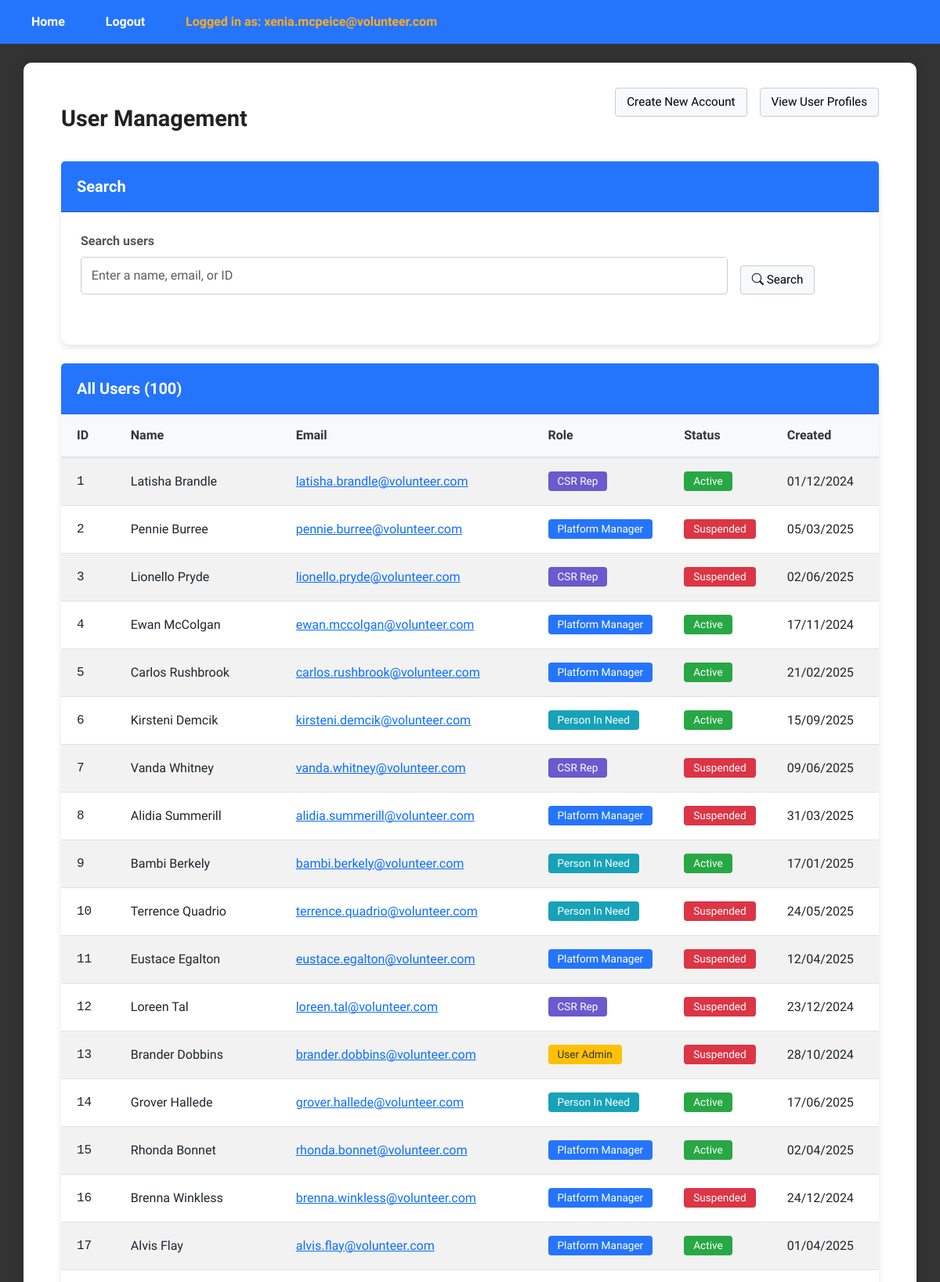
Page /ViewUserAccountPage (signed in, upper part) on the committed database.
### tables this page shows
CREATE TABLE user (
	user_id INTEGER PRIMARY KEY AUTOINCREMENT,
	role_id INT,
	first_name VARCHAR(50),
	last_name VARCHAR(50),
	email VARCHAR(50) UNIQUE,
	password TEXT,
	address VARCHAR(50),
	phone INT,
	is_active boolean,
	created_at DATE,
	FOREIGN KEY (role_id) REFERENCES userprofile(role_id)
);

### app.py (the view)
@app.route("/ViewUserAccountPage", methods=["GET"])
def viewUserAccountPage():
    if 'email' not in session:
        return redirect(url_for('login'))
    if session['role_id'] != 1 and 'email' in session:
        return redirect(url_for('login'))
    user_keyword = (request.args.get('user_keyword') or "").strip()   # ← read the search text
    view_controller = ViewUserAccController()
    search_controller = SearchUserAccController()
    if not user_keyword:
        all_users = view_controller.viewUser()
    else:
        all_users = search_controller.searchUser(user_keyword)
    return render_template("useradmin/ViewUserAccountPage.html", users=all_users, user_keyword=user_keyword)

### controllers/useradmin/ViewUserAccController.py (called while the page is built)
    def viewUser(self):
        return self.user_account.viewUser()

### database/database_management.py (called while the page is built)
def dbConnection():
    return sqlite3.connect("database/volunteer_system.db")

### entities/UserAccount.py (called while the page is built)
    def viewUser(self):
        conn = database_management.dbConnection()
        conn.row_factory = sqlite3.Row
        cursor = conn.cursor()
        cursor.execute("SELECT * FROM user")
        rows = cursor.fetchall()
        conn.close()
        return [UserAccount(**dict(row)) for row in rows] if rows else []

### templates/useradmin/ViewUserAccountPage.html (shortened to what this page needs)
{% extends "layout.html" %}
{% block content %}
<div class="dashboard-wrapper">
  <div class="dashboard-container">
    <div class="d-flex justify-content-between align-items-center mb-3">
      <h1 class="m-0">User Management</h1>
      <div class="d-flex gap-2 align-items-center mb-3">
        <div class="d-flex align-items-center gap-3" style="margin-bottom: 25px;">
          <a href="{{ url_for('createUserAccountPage') }}" class="plain-btn">Create New Account</a>
          <a href="{{ url_for('viewProfilePage', user_id=session.get('user_id')) }}" class="plain-btn">
            View User Profiles
          </a>
        </div>
      </div>
    </div>
    </div>
  <form class="card mb-4" method="get" action="{{ url_for('viewUserAccountPage') }}">
  <div class="card-header">
    <h5 class="m-0">Search</h5>
  </div>
  <div class="card-body row g-3">
    <div class="col-md-10">
      <label class="form-label">Search users</label>
      <input id="userKeywordInput" name="user_keyword" value="{{ request.args.get('user_keyword','') }}" type="text" class="form-control" placeholder="Enter a name, email, or ID">
    </div>
    <div class="col-md-2 d-flex align-items-end">
      <button class="plain-btn" type="submit"><i class="bi bi-search"></i> Search</button>
    </div>
  </div>
</form>
    {% if not users %}
      <div class="alert alert-warning text-center mt-5" role="alert">
        No users found matching your search.
      </div>
    {% else %}
    <div class="card">
      <div class="card-header d-flex justify-content-between align-items-center">
        <h5 class="m-0">All Users ({{ users|length }})</h5>
      </div>
      <div class="card-body p-0">
        <div class="table-responsive">
          <table class="table table-striped table-hover m-0 align-middle">
            <thead class="table-light">
              <tr>
                <th style="width: 80px;">ID</th>
                <th>Name</th>
                <th>Email</th>
                <th style="width: 160px;">Role</th>
                <th style="width: 120px;">Status</th>
                <th style="width: 160px;">Created</th>
                <th style="width: 100px;">Actions</th>
              </tr>
            </thead>
            <tbody>
              {% for user in users %}
              <tr>
                <td class="text-monospace">{{ user.user_id }}</td>
                <td>{{ user.first_name }} {{ user.last_name }}</td>
                <td><a href="mailto:{{ user.email }}">{{ user.email }}</a></td>
                <td>
                  {% if user.role_id == 1 %}
                    <span class="badge bg-user-admin">User Admin</span>
                  {% elif user.role_id == 2 %}
                    <span class="badge bg-platform-manager">Platform Manager</span>
                  {% elif user.role_id == 3 %}
                    <span class="badge bg-pin">Person In Need</span>
                  {% elif user.role_id == 4 %}
                    <span class="badge bg-csr-rep">CSR Rep</span>
                  {% endif %}
                </td>
                <td>
                  {% if user.is_active == 1 %}
                    <span class="badge bg-active">Active</span>
                  {% else %}
                    <span class="badge bg-suspended">Suspended</span>
                  {% endif %}
                </td>
                <td>{{ user.created_at }}</td>
                <td>
                </td>
              </tr>
              {% endfor %}
            </tbody>
          </table>
        </div>
      </div>
    </div>
    {% endif %}
  </div>
{% endblock %}

### templates/layout.html (shortened to what this page needs)
<!DOCTYPE html>
<html lang="en">
  <head>
    <link href="https://cdn.jsdelivr.net/npm/bootstrap@5.3.0/dist/css/bootstrap.min.css" rel="stylesheet">
    <link rel="stylesheet" href="{{ url_for('static', filename='css/styles.css') }}">
    <link rel="stylesheet" href="https://cdn.jsdelivr.net/npm/bootstrap-icons@1.11.3/font/bootstrap-icons.min.css">
  </head>
  <body {% if request.endpoint == 'login' %}class="login-page"{% endif %}>
    {% if session.email %}
    <header>
      <nav>
        <ul>
          <li>
            {% if session.role_id == 1 %}
            <a href="{{url_for('viewUserAccountPage')}}">Home</a>
            {% elif session.role_id == 2 %}
            <a href="{{url_for('viewVolunteerCategoryPage')}}">Home</a>
            {% elif session.role_id == 3 %}
            <a href="{{url_for('viewRequestPage')}}">Home</a>
            {% elif session.role_id == 4 %}
            <a href="{{url_for('viewOpportunitiesPage')}}">Home</a>
            {% else %}
            <a href="{{url_for('login')}}">Home</a>
            {% endif %}
          </li>
        </ul>
      </nav>
      <nav>
        <ul>
          <li><a href="{{url_for('logout')}}">Logout</a></li>
        </ul>
      </nav>
      <nav>
        <ul>
          <li><a href="#" style="pointer-events: none; color: #fcac25;">Logged in as: {{ session.email }}</a></li>
        </ul>
      </nav>
    </header>
    {% endif %}
    <main class="container">
      {% block content %}
      {% endblock %}
    </main>
  </body>
</html>

### static/css/styles.css (style rules this page uses)
body { font-family: "Stack Sans Headline", system-ui, 'Trebuchet MS', "Segoe UI", Geneva, Verdana, sans-serif; background: #333; color: #333; margin: 0; padding: 0; min-height: 100vh; }
header { width: 100%; background-color: #2575fc; padding: 1rem 2rem; box-sizing: border-box; display: block; overflow: hidden; position: fixed; top: 0; left: 0; z-index: 1000; }
header nav { display: inline-block; margin-right: 2rem; }
header nav ul { list-style: none; padding: 0; margin: 0; display: flex; gap: 1.5rem; align-items: center; }
header nav ul li { margin: 0; padding: 0; }
header nav ul li a { color: white; text-decoration: none; font-weight: 600; padding: 0.25rem 0.5rem; }
.container:not(.dashboard):not(.flash-container) { background: #fff; padding: 2rem 3rem; border-radius: 10px; box-shadow: 0 0 15px rgba(0,0,0,0.2); max-width: 1400px; width: 95%; margin: 0 auto; }
main.container:not(.dashboard):not(.flash-container) { margin-top: 80px; display: block; }
h1 { text-align: center; margin-bottom: 1.5rem; color: #222; font-weight: 700; font-size: 1.8rem; }
form div { margin-bottom: 1.2rem; }
label { display: block; margin-bottom: 0.4rem; font-weight: 600; color: #555; }
input[type="email"], input[type="password"], input[type="text"] { width: 100%; padding: 0.7rem 0.8rem; border-radius: 5px; border: 1.5px solid #ccc; font-size: 1rem; transition: border-color 0.3s ease; box-sizing: border-box; }
.card { box-shadow: 0 4px 8px rgba(0,0,0,0.1); border-radius: 10px; border: none; margin-bottom: 30px; background: #fff; }
.card-header { background-color: #2575fc; color: white; padding: 20px; border-radius: 10px 10px 0 0; font-size: 1.2rem; }
.card-header h5 { margin: 0; font-weight: 600; }
.card-body { padding: 25px; }
.table-responsive { border-radius: 8px; overflow-x: auto; }
.table { margin-bottom: 0; width: 100%; border-collapse: collapse; table-layout: auto; }
.table thead th { padding: 15px 20px; font-weight: 600; border-bottom: 2px solid #dee2e6; white-space: nowrap; background-color: #f8f9fa; color: #333; text-align: left; }
.table tbody td { padding: 15px 20px; vertical-align: middle; border-bottom: 1px solid #dee2e6; white-space: nowrap; }
.table-striped tbody tr:nth-of-type(odd) { background-color: rgba(0,0,0,0.02); }
.table th, .table td { min-width: 100px; }
.table th:first-child, .table td:first-child { min-width: 30px; }
.table th:nth-child(2), .table td:nth-child(2) { min-width: 180px; }
.table th:nth-child(3), .table td:nth-child(3) { min-width: 250px; }
.badge { font-size: 0.85em; padding: 6px 12px; font-weight: 500; border-radius: 4px; display: inline-block; }
.badge.bg-user-admin { background-color: #ffc107; color: #333; }
.badge.bg-platform-manager { background-color: #2575fc; color: white; }
.badge.bg-pin { background-color: #17a2b8; color: white; }
.badge.bg-csr-rep { background-color: slateblue; color: white; }
.badge.bg-active { background-color: #28a745; color: white; }
.badge.bg-suspended { background-color: #dc3545; color: white; }
.plain-btn { background-color: #f8f9fa; border: 1px solid #ccc; color: #000; padding: 6px 14px; border-radius: 4px; font-size: 0.95rem; font-weight: 500; cursor: pointer; text-decoration: none; display: inline-block; transition: background-color 0.2s ease, border-color 0.2s ease; }

### templates/useradmin/ViewUserAccountPage.html (style rules this page uses)
.bg-user-admin { background:#4c6ef5 }
.bg-platform-manager { background:#2fb344 }
.bg-pin { background:#f59f00 }
.bg-csr-rep { background:#d6336c }
.bg-active { background:#198754 }
.bg-suspended { background:#6c757d }
.text-monospace { font-family: ui-monospace, SFMono-Regular, Menlo, Monaco, Consolas, "Liberation Mono", "Courier New", monospace }

### rows in the picture
user: email "xenia.mcpeice@volunteer.com"
user: user_id "1", first_name "Latisha", last_name "Brandle", email "latisha.brandle@volunteer.com", shows "CSR Rep", is_active "Active", created_at "01/12/2024"
user: user_id "2", first_name "Pennie", last_name "Burree", email "pennie.burree@volunteer.com", shows "Platform Manager", is_active "Suspended", created_at "05/03/2025"
user: user_id "3", first_name "Lionello", last_name "Pryde", email "lionello.pryde@volunteer.com", shows "CSR Rep", is_active "Suspended", created_at "02/06/2025"
user: user_id "4", first_name "Ewan", last_name "McColgan", email "ewan.mccolgan@volunteer.com", shows "Platform Manager", is_active "Active", created_at "17/11/2024"
user: user_id "5", first_name "Carlos", last_name "Rushbrook", email "carlos.rushbrook@volunteer.com", shows "Platform Manager", is_active "Active", created_at "21/02/2025"
user: user_id "6", first_name "Kirsteni", last_name "Demcik", email "kirsteni.demcik@volunteer.com", shows "Person In Need", is_active "Active", created_at "15/09/2025"
user: user_id "7", first_name "Vanda", last_name "Whitney", email "vanda.whitney@volunteer.com", shows "CSR Rep", is_active "Suspended", created_at "09/06/2025"
user: user_id "8", first_name "Alidia", last_name "Summerill", email "alidia.summerill@volunteer.com", shows "Platform Manager", is_active "Suspended", created_at "31/03/2025"
user: user_id "9", first_name "Bambi", last_name "Berkely", email "bambi.berkely@volunteer.com", shows "Person In Need", is_active "Active", created_at "17/01/2025"
user: user_id "10", first_name "Terrence", last_name "Quadrio", email "terrence.quadrio@volunteer.com", shows "Person In Need", is_active "Suspended", created_at "24/05/2025"
user: user_id "11", first_name "Eustace", last_name "Egalton", email "eustace.egalton@volunteer.com", shows "Platform Manager", is_active "Suspended", created_at "12/04/2025"
user: user_id "12", first_name "Loreen", last_name "Tal", email "loreen.tal@volunteer.com", shows "CSR Rep", is_active "Suspended", created_at "23/12/2024"
user: user_id "13", first_name "Brander", last_name "Dobbins", email "brander.dobbins@volunteer.com", shows "User Admin", is_active "Suspended", created_at "28/10/2024"
user: user_id "14", first_name "Grover", last_name "Hallede", email "grover.hallede@volunteer.com", shows "Person In Need", is_active "Active", created_at "17/06/2025"
user: user_id "15", first_name "Rhonda", last_name "Bonnet", email "rhonda.bonnet@volunteer.com", shows "Platform Manager", is_active "Active", created_at "02/04/2025"
user: user_id "16", first_name "Brenna", last_name "Winkless", email "brenna.winkless@volunteer.com", shows "Platform Manager", is_active "Suspended", created_at "24/12/2024"
user: user_id "17", first_name "Alvis", last_name "Flay", email "alvis.flay@volunteer.com", shows "Platform Manager", is_active "Active", created_at "01/04/2025"

### other values in the picture
{{ users|length }} "100"
